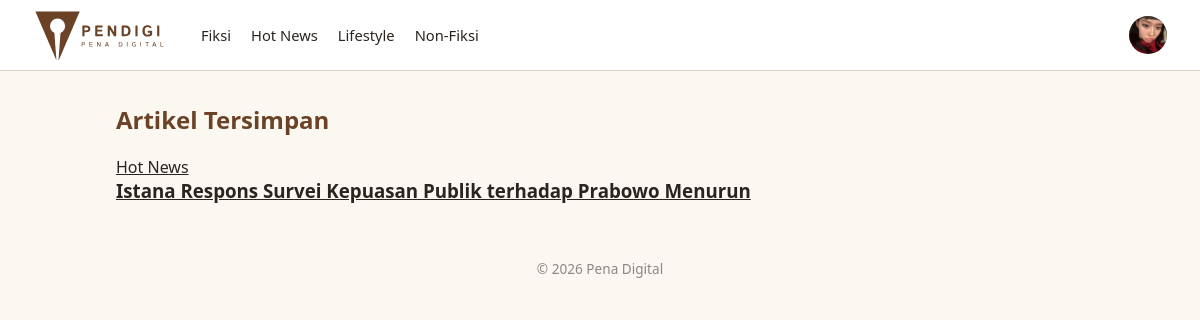
The page /interactions/bookmark-saya/ (signed in) on the database its author committed.
### articles/models.py (models this page shows, shortened)
class Categories(models.Model):
    name = models.CharField(max_length=50, unique=True)
    class Meta:
        verbose_name_plural = "Categories"

class Articles(models.Model):
    title = models.CharField(max_length=100)
    thumbnail = models.ImageField(upload_to='articles/thumbnails/', null=True, blank=True)
    content = models.TextField()
    category = models.ForeignKey(Categories, on_delete=models.CASCADE, related_name='articles')
    contributor = models.ForeignKey(
        Users, on_delete=models.CASCADE,
        limit_choices_to={'status_kontributor': StatusKontributor.APPROVED},
        related_name='articles'
    )
    status = models.CharField(max_length=20, choices=StatusArticle.choices, default=StatusArticle.PENDING)
    is_featured = models.BooleanField(default=False)
    views_count = models.PositiveIntegerField(default=0)
    published_at = models.DateTimeField(null=True, blank=True)
    created_at = models.DateTimeField(auto_now_add=True)
    class Meta:
        ordering = ['-created_at']

### accounts/models.py (models this page shows, shortened)
class Users(AbstractUser):
    role = models.CharField(
        max_length=20,
        choices=Role.choices,
        default=Role.PEMBACA
    )
    status_kontributor = models.CharField(
        max_length=20,
        choices=StatusKontributor.choices,
        default=StatusKontributor.NONE
    )
    profile_picture = models.ImageField(upload_to='profile_pictures/', null=True, blank=True)
    bio = models.CharField(max_length=150, blank=True)

### interactions/models.py (models this page shows, shortened)
class Bookmarks(models.Model):
    user = models.ForeignKey(Users, on_delete=models.CASCADE, related_name='bookmarks')
    article = models.ForeignKey(Articles, on_delete=models.CASCADE, related_name='bookmarks')
    created_at = models.DateTimeField(auto_now_add=True)
    class Meta:
        constraints = [
            models.UniqueConstraint(fields=['user', 'article'], name='unique_user_article_bookmark')
        ]

### interactions/views.py (the view)
@login_required
def my_bookmarks(request):
    bookmarks = request.user.bookmarks.select_related('article').all()
    return render(request, 'interactions/bookmarks.html', {'bookmarks': bookmarks})

### articles/context_processor.py (called while the page is built)
def navbar_categories(request):
    return {
        'navbar_categories': Categories.objects.all().order_by('name')
    }

### fiction/context_processors.py (called while the page is built)
def fiction_navigation(request):
    all_tags_raw = (
        Stories.objects
        .filter(status=StatusStory.APPROVED)
        .exclude(tags='')
        .values_list('tags', flat=True)
    )
    unique_tags = set()
    for tag_string in all_tags_raw:
        for tag in tag_string.split():
            tag = tag.strip().lower()
            if tag:
                unique_tags.add(tag)
    return {
        'fiction_tags': sorted(unique_tags),
    }

### interactions/templates/interactions/bookmarks.html (shortened to what this page needs)
{% extends 'app_base.html' %}
{% block content %}
<h1 class="section-title">Artikel Tersimpan</h1>
<div class="article-grid">
    {% for bookmark in bookmarks %}
        <a href="{% url 'articles:article_detail' bookmark.article.pk %}" class="article-card">
            <div class="article-card-body">
                <span class="category-tag">{{ bookmark.article.category.name }}</span>
                <h3>{{ bookmark.article.title }}</h3>
            </div>
        </a>
    {% empty %}
        <p>Belum ada artikel yang disimpan.</p>
    {% endfor %}
</div>
{% endblock %}

### templates/app_base.html (shortened to what this page needs)
{% extends 'base.html' %}
{% load static %}
{% block body %}
<header class="navbar">
    <a
        href="{% url 'articles:article_list' %}"
        class="brand"
    >
        <img
            src="{% static 'images/pendigi-logo-tulisan.svg' %}"
            alt="Pena Digital"
            class="logo"
        >
    </a>
    <div
        class="navbar-collapse"
        id="navbarCollapse"
    >
        <nav class="nav-links">
            {% for cat in navbar_categories %}
                {% if cat.name|lower == 'fiksi' %}
                    <a href="{% url 'fiction:story_list' %}">
                        {{ cat.name }}
                    </a>
                {% else %}
                    <a
                        href="{% url 'articles:article_list' %}?kategori={{ cat.name|urlencode }}"
                    >
                        {{ cat.name }}
                    </a>
                {% endif %}
            {% endfor %}
        </nav>
        <div class="navbar-actions">
            {% if user.is_authenticated %}
                <div class="navbar-dropdown profile-dropdown">
                    <button
                        type="button"
                        class="navbar-profile-button"
                        aria-label="Menu profil"
                        aria-expanded="false"
                    >
                        {% if user.profile_picture %}
                            <img
                                src="{{ user.profile_picture.url }}"
                                alt="{{ user.username }}"
                                class="navbar-profile-avatar"
                            >
                        {% else %}
                            <span class="navbar-profile-avatar navbar-profile-placeholder">
                                {{ user.username|first|upper }}
                            </span>
                        {% endif %}
                    </button>
                </div>
            {% endif %}
        </div>
    </div>
</header>
<main class="content">
    {% block content %}
    {% endblock %}
</main>
<footer class="footer">
    <p>
        &copy; {% now 'Y' %} Pena Digital
    </p>
</footer>
{% endblock %}

### static/css/base.css (style rules this page uses)
:root { --paper: #FBF8F2; --ink: #2F5D50; --ink-dark: #234840; --brown: #6B4226; --brown-dark: #54331d; --divider: #DDD6C9; --text: #2A2420; }
* { box-sizing: border-box; margin: 0; padding: 0; }
body { font-family: system-ui, -apple-system, sans-serif; background: var(--paper); color: var(--text); }
a { color: inherit; }
.content { max-width: 1000px; margin: 32px auto; padding: 0 16px; }
.footer { text-align: center; padding: 24px; color: #8a8880; font-size: 0.85rem; }
.section-title { font-size: 1.5rem; color: var(--brown); margin-bottom: 20px; }
.navbar { position: relative; display: flex; align-items: center; width: 100%; padding: 10px 32px; background: #fff; border-bottom: 1px solid var(--divider); gap: 28px; z-index: 1000; }
.brand { display: flex; align-items: center; flex-shrink: 0; text-decoration: none; }
.logo { display: block; width: auto; height: 50px; }
.navbar-collapse { display: flex; align-items: center; justify-content: space-between; flex: 1; min-width: 0; gap: 24px; }
.nav-links { display: flex; align-items: center; gap: 20px; white-space: nowrap; }
.nav-links a { color: var(--text); font-size: 0.92rem; text-decoration: none; transition: color .15s ease; }
.navbar-actions { display: flex; align-items: center; gap: 14px; flex-shrink: 0; }
.navbar-profile-button { display: flex; align-items: center; justify-content: center; width: 40px; height: 40px; padding: 0; border: none; background: transparent; cursor: pointer; border-radius: 50%; }
.navbar-profile-avatar { display: flex; align-items: center; justify-content: center; width: 38px; height: 38px; border-radius: 50%; object-fit: cover; background: #d8d3c8; color: var(--text); font-size: .9rem; font-weight: 600; }
.navbar-dropdown { position: relative; }

### rows shown on the page
Categories: name "Fiksi"
Categories: name "Hot News"
Categories: name "Lifestyle"
Categories: name "Non-Fiksi"
Users: profile_picture (picture)
Bookmarks: article.category.name "Hot News", article "Istana Respons Survei Kepuasan Publik terhadap Prabowo Menurun"
